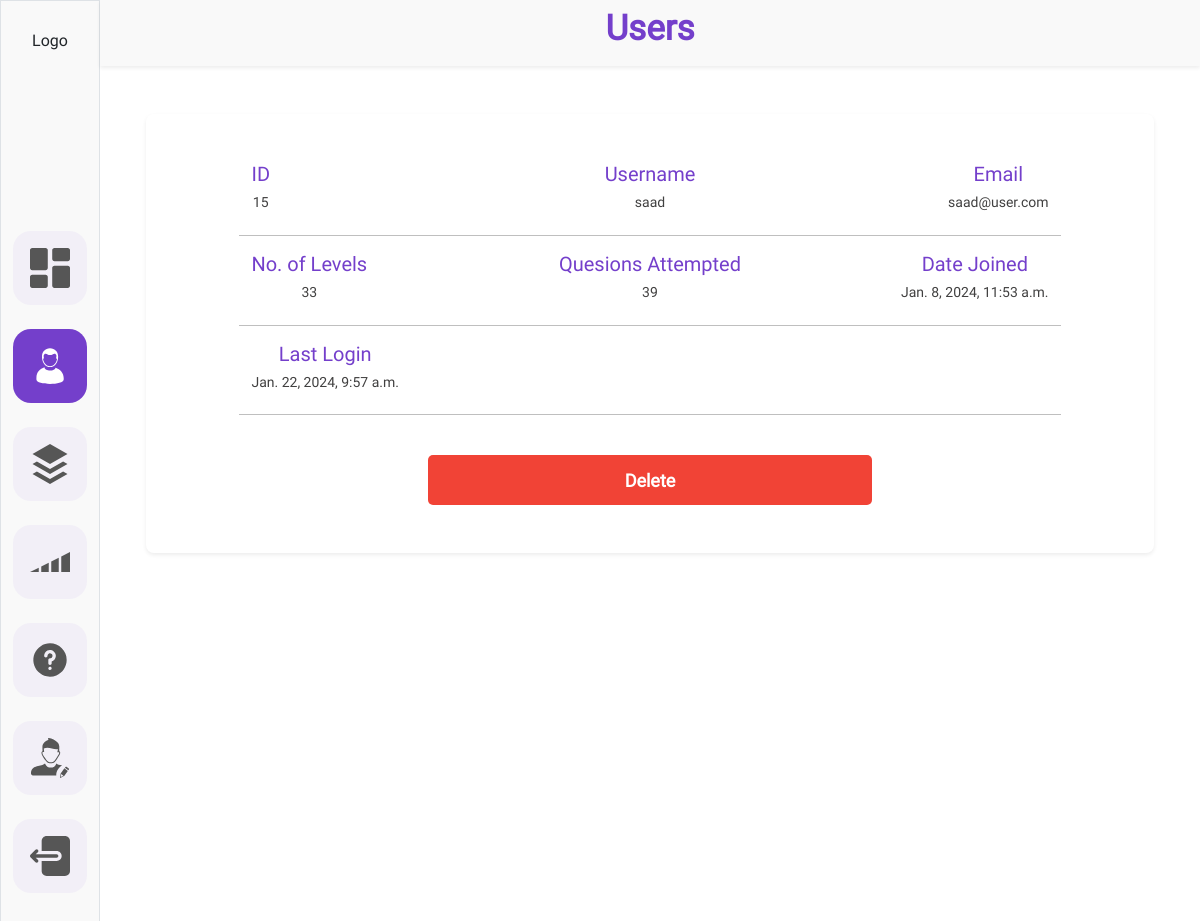
Page /myadmin/users/15/ (signed in) on the committed database.
### customAuth/models.py (models this page shows)
class BaseModel(models.Model):
    created_at = models.DateTimeField(auto_now_add = True)
    updated_at = models.DateTimeField(auto_now = True)
    class Meta:
        abstract = True

class User(AbstractUser, BaseModel):
    username = None
    name = models.CharField(max_length = CharFieldSizes.XX_LARGE)
    email = models.EmailField(unique=True)
    profile_image = models.ImageField(upload_to="profile_images", default='profile1-blue.svg')
    USERNAME_FIELD = 'email'
    REQUIRED_FIELDS = []
    objects = UserManager()

### adminDashboard/views.py (the view)
# urls.py: path('users/<pk>/', views.usersDetails, name='user-details'),
@login_required(login_url='admin-login')
def usersDetails(request, pk):
    user = User.objects.get(id=pk)
    return render (request, 'admin_dashboard/user-details.html',{'user':user})

### templates/admin_dashboard/user-details.html (shortened to what this page needs)
{% load static %}
<!DOCTYPE html>
<html lang="en">
<head>
    <link
    href="https://cdn.jsdelivr.net/npm/bootstrap@5.3.2/dist/css/bootstrap.min.css"
    rel="stylesheet"
  />
  <link rel="stylesheet" href="{% static 'admin_dashboard/css/common.css'%}">
  <link rel="stylesheet" href="{% static 'admin_dashboard/css/category.css'%}">
  <link rel="stylesheet" href="{% static 'admin_dashboard/css/users.css'%}">
  <link rel="stylesheet" href="{% static 'admin_dashboard/css/login.css' %}">
  <link rel="stylesheet" href="{% static 'admin_dashboard/css/profile.css'%}">
  <link rel="stylesheet" href="{% static 'admin_dashboard/css/user-details.css'%}">
</head>
<body>
    <div class="container-fluid">
        <div class="row ">
            <div class="col-1 p-0 m-0 bg-sidebar border  ">
                <div class="d-flex flex-column align-items-center ">
                  <div
                    class="logo-height w-100 d-flex justify-content-center align-items-center "
                  >
                    <a class="text-decoration-none text-dark" href="#">Logo</a>
                  </div>
                  <div
                    class="w-100 d-flex justify-content-center "
                  >
                    <div class="d-flex flex-column gap-4 nav-height margintop-nav">
                      <div class="d-flex">
                        <a
                          class="nav-link rounded-border bg-color"
                          href="{%url 'dashboard'%}"
                        >
                        </a>
                      </div>
                      <div class="d-flex">
                        <a
                          class="nav-link rounded-border bg-color active-side-bar-menu active-svg-color "
                          href="{% url 'users' %}"
                        >
                        </a>
                      </div>
                      <div class="d-flex">
                        <a
                          class="nav-link rounded-border bg-color"
                          href="{% url 'categories'%}"
                        >
                        </a>
                      </div>
                      <div class="d-flex">
                        <a
                          class="nav-link rounded-border bg-color"
                          href="{% url 'levels'%}"
                        >
                          <svg
                            class="sidebar__link-icon def-color"
                            viewBox="0 0 40 40"
                            xmlns="http://www.w3.org/2000/svg"
                          >
                            <path d="M28.75 15.625L21.25 19.375V30H28.75V15.625Z" />
                            <path d="M11.25 30H18.75V20.625L11.25 24.375V30Z" />
                            <path d="M31.25 14.375V30H40V10L31.25 14.375Z" />
                            <path d="M8.75 25.625L0 30H8.75V25.625Z" />
                          </svg>
                        </a>
                      </div>
                      <div class="d-flex">
                        <a
                          class="nav-link rounded-border bg-color"
                          href="../html/question.html"
                        >
                        </a>
                      </div>
                      <div class="d-flex">
                        <a
                          class="nav-link rounded-border bg-color"
                          href="{%url 'profile'%}"
                        >
                        </a>
                      </div>
                      <div class="d-flex">
                        <a
                          class="nav-link rounded-border bg-color"
                          href="{% url 'admin-logout'%}"
                        >
                        </a>
                      </div>
                    </div>
                  </div>
                </div>
              </div>
            <div class="col-11 h-100">
                <div class="row p-2 bg-sidebar shadow-sm">
                    <div class="col d-flex justify-content-center">
                        <div class= "">
                            <h1 class="dashboard__heading">Users</h1>
                        </div>
                    </div>
                </div>
                <div class="row justify-content-center mt-5">
                  <div class="col-11 shadow-sm rounded-3 d-flex flex-column align-items-center  p-5 ">
                        <div class="row justify-content-between align-items-center w-90 ">
                            <div class="col-4 d-flex justify-content-start">
                                <div class="d-flex flex-column align-items-center">
                                    <div ><h3 class="user-detail__heading">ID</h3></div>
                                    <div ><h5 class="user-details__desc">{{user.id}}</h5></div>
                                </div>
                            </div>
                            <div class="col-4 d-flex justify-content-center">
                                <div class="d-flex flex-column align-items-center">
                                    <div ><h3 class="user-detail__heading">Username</h3></div>
                                    <div ><h5 class="user-details__desc">{{user.name}}</h5></div>
                                </div>
                            </div>
                            <div class="col-4 d-flex justify-content-end">
                                <div class="d-flex flex-column align-items-center">
                                    <div ><h3 class="user-detail__heading">Email</h3></div>
                                    <div ><h5 class="user-details__desc">{{user.email}}</h5></div>
                                </div>
                            </div>
                        </div>
                        <hr class="w-90 color-bg">
                        <div class="row  justify-content-between w-90 ">
                            <div class="col-4 d-flex justify-content-start">
                              <div class="d-flex flex-column align-items-center">
                                  <div ><h3 class="user-detail__heading">No. of Levels</h3></div>
                                  <div ><h5 class="user-details__desc">33</h5></div>
                              </div>
                          </div>
                            <div class="col-4 d-flex justify-content-center">
                                <div class="d-flex flex-column align-items-center  ">
                                    <div ><h3 class="user-detail__heading">Quesions Attempted</h3></div>
                                    <div ><h5 class="user-details__desc">39</h5></div>
                                </div>
                            </div>
                            <div class="col-4 d-flex justify-content-end">
                              <div class="d-flex flex-column align-items-center">
                                  <div ><h3 class="user-detail__heading">Date Joined</h3></div>
                                  <div ><h5 class="user-details__desc">{{user.date_joined}}</h5></div>
                              </div>
                          </div>
                        </div>
                        <hr class="w-90 color-bg">
                        <div class="row  justify-content-start w-90 ">
                            <div class="col-4 d-flex justify-content-start">
                                <div class="d-flex flex-column align-items-center">
                                    <div ><h3 class="user-detail__heading">Last Login</h3></div>
                                    <div ><h5 class="user-details__desc">{{user.last_login}}</h5></div>
                                </div>
                            </div>
                        </div>
                        <hr class="w-90 color-bg">
                        <div class="row w-100">
                            <div class="col d-flex justify-content-center">
                              <div class="mt-4 w-50">
                                <a class="submit-input-control d-flex justify-content-center align-items-center text-decoration-none user-delete" href="" type="submit" name="login-btn" id="submit-btn" data-bs-toggle="modal" data-bs-target="#user-successfully-delet-modal">Delete</a>
                              </div>
                            </div>
                          </div>
                  </div>
                </div>
            </div>
        </div>
    </div>
</body>
</html>

### static/admin_dashboard/css/common.css (style rules this page uses)
body { margin: 0; padding: 0; box-sizing: border-box; font-family: Roboto; }
.sidebar__link-icon { width: 40px; height: 40px; }
.def-color { fill: #565656; }
.rounded-border { border-radius: 18px; }
.bg-color { background-color: rgba(116, 63, 203, 0.05); }
.bg-sidebar { background-color: #F9F9F9; }
.nav-link { padding: 17px; }
.active-side-bar-menu { background-color: #743FCB; }
.active-svg-color { fill: white; }
.logo-height { height: 10vh; }
.nav-height { height: 100vh; }
.dashboard__heading { font-size: 35px; color: #743FCB; font-weight: 700; }

### static/admin_dashboard/css/users.css (style rules this page uses)
.nav-height { height: 100vh; }
.margintop-nav { margin: 150px; }

### static/admin_dashboard/css/login.css (style rules this page uses)
.submit-input-control { border-radius: 5px; background: #743FCB; width: 100%; height: 50px; color: #FFF; color: #FFF; font-size: 18px; font-weight: 600; }

### static/admin_dashboard/css/user-details.css (style rules this page uses)
.user-detail__heading { font-size: 20px; color: #743FCB; }
.user-details__desc { font-size: 14px; color: #414040; }
.color-bg { color: black; }
.w-90 { width: 90%; }
.user-delete { border-radius: 5px; font-size: 18px; background: #F14336; }

### rows in the picture
User: id "15", name "saad", email "saad@user.com", date_joined "Jan. 8, 2024, 11:53 a.m.", last_login "Jan. 22, 2024, 9:57 a.m."
